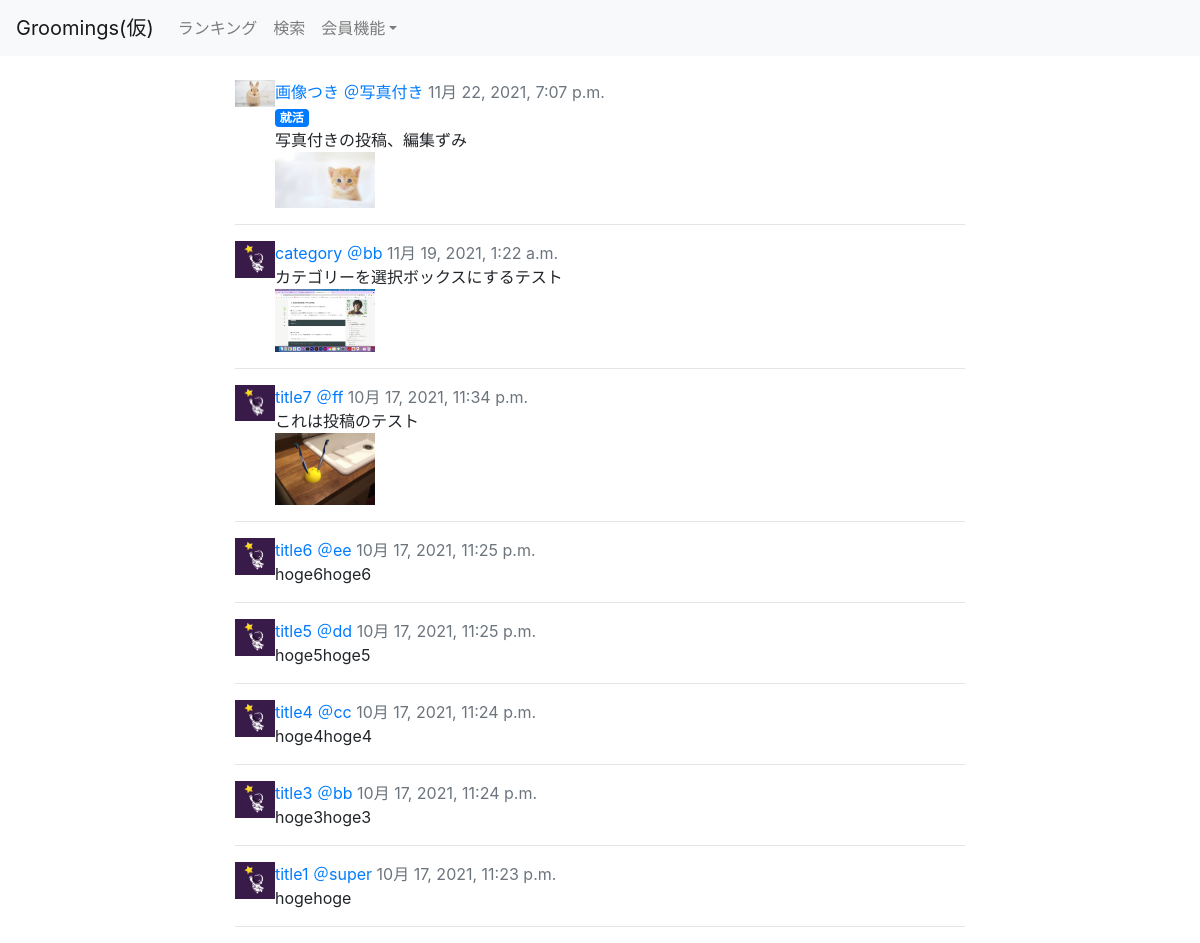
/, run on an earlier commit of the app's database.
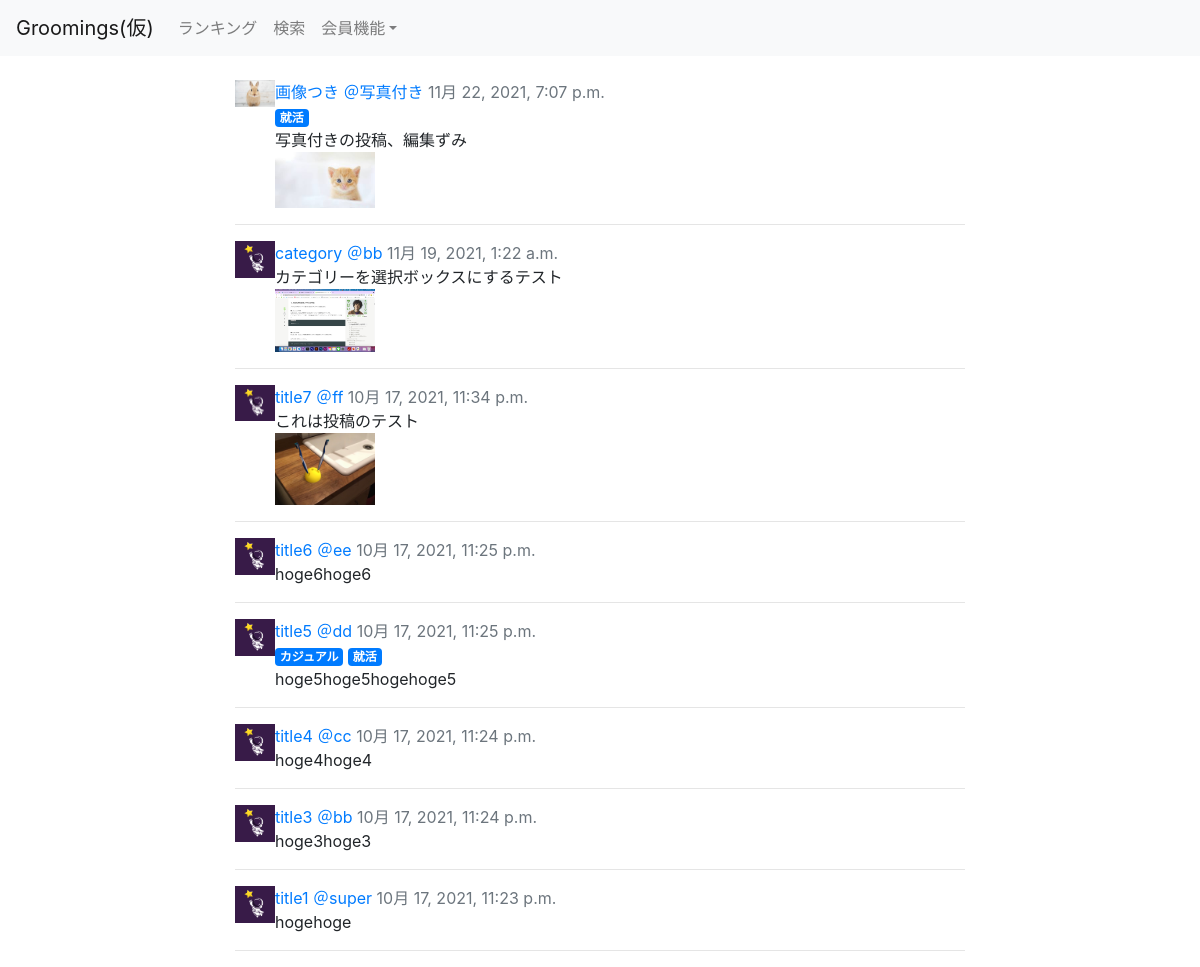
And on a later commit of the database.
### groomings/models.py (models this page shows, shortened)
class Date(models.Model):
    created_at = models.DateTimeField(default=now)
    class Meta:
        abstract = True

class Post(Date):
    title = models.CharField(max_length=30)
    image1 = models.FileField(upload_to='post_image/', null=True, blank=True)
    image2 = models.FileField(upload_to='post_image/', null=True, blank=True)
    image3 = models.FileField(upload_to='post_image/', null=True, blank=True)
    text = models.TextField()
    user = models.ForeignKey(
        'User', on_delete=models.CASCADE, related_name="user_post"
    )
    favorite = models.ManyToManyField(User, related_name="user_favo_post")
    category = models.CharField(max_length=15, default='カテゴリーなし')
    class Meta:
        db_table = 'post'

class User(AbstractBaseUser, PermissionsMixin):
    username = models.CharField(max_length=150)
    email = models.EmailField(max_length=255, unique=True)
    image = models.FileField(upload_to='user_image/', null=True, blank=True)
    point = models.IntegerField(default=50, validators=[MinValueValidator(0)])
    follow = models.ManyToManyField(
        'self', blank=True, symmetrical=False, related_name="follower"
    )
    is_active = models.BooleanField(default=True)
    is_staff = models.BooleanField(default=False) # 管理画面にログインできるかどうか
    USERNAME_FIELD = 'email' # このテーブルのレコードを一意に識別
    REQUIRED_FIELDS = ['username'] # スーパーユーザー作成時に入力する(emailとパスワードは必須だからそれ以外で)
    objects = UserManager()
    class Meta:
        db_table = 'user'

class Tag(models.Model):
    name = models.CharField(max_length=20, unique=True)
    post = models.ManyToManyField('Post', related_name="having_tags")
    class Meta:
        db_table = 'tag'

### groomings/views.py (the view)
# urls.py: path(r'', views.top, name = 'top'), # タイムライン
def top(request):
    if request.user.is_authenticated: # ログインしていたらフォロー中ユーザーの投稿を表示
        users = request.user.follow.all()
        posts = Post.objects.filter(Q(user__in=users) | Q(user=request.user)).order_by('-created_at')
    else:
        posts = Post.objects.order_by('-created_at')
    return render(request, 'groomings/top.html', context={"posts": posts})

### groomings/templates/groomings/top.html (shortened to what this page needs)
{% extends "groomings/base.html" %}
{% load tag_event %}
{% block content %}
<div class="row">
  <div class="col-md-8 offset-md-2">
    <ul class="list-unstyled">
      {% for post in posts %}
      <li class="media mb-3 post">
          {% if post.user.image %}
          <img src="{{ post.user.image.url }}" width="40px">
          {% else %}
          <img src="/media/static/default.png" width="40px">
          {% endif %}
          <div class="media-body">
              <a href="{% url 'groomings:post_detail' post.id %}">{{ post.title }}</a>
              <a href="{% url 'groomings:user' post.user.id %}">＠{{ post.user.username }}</a>
              <span class="text-muted">{{ post.created_at }}</span><br>
              {% for tag in post.having_tags.all %}
              <span class="badge badge-primary">{{ tag.name }}</span>
              {% endfor %}
              <div>
                  {{ post.text }}
              </div>
              <div class="post_image">
                  {% if post.image1 %}
                  <img src="{{ post.image1.url }}" alt="" width="100px">
                  {% endif %}
                  {% if post.image2 %}
                  <img src="{{ post.image2.url }}" alt="" width="100px">
                  {% endif %}
              </div>
          </div>
      </li>
      <hr>
      {% endfor %}
    </ul>
  </div>
</div>
{% endblock %}

### groomings/templates/groomings/base.html (shortened to what this page needs)
{% load static %}<!DOCTYPE html>
<html lang="ja">
    <head>
        <link rel="stylesheet" type="text/css" href="{% static 'base.css' %}">
        <link rel="stylesheet" href="https://stackpath.bootstrapcdn.com/bootstrap/4.5.0/css/bootstrap.min.css">
    </head>
    <body>
        <header class="mb-4">
            <nav class="navbar navbar-expand-sm navbar-light bg-light">
                <a href="{% url 'groomings:top' %}" class="navbar-brand">Groomings(仮)</a>
                <div class="collapse navbar-collapse" id="nav-bar">
                    <ul class="navbar-nav">
                        <li class="nav-item"><a href="{% url 'groomings:ranking' %}" class="nav-link">ランキング</a></li>
                        <li class="nav-item"><a href="{% url 'groomings:search' %}" class="nav-link">検索</a></li>
                        <li class="nav-item dropdown">
                            {% if request.user.is_authenticated %}
                            <a href="#" class="nav-link dropdown-toggle" data-toggle="dropdown">{{ request.user.username }}</a>
                            <div class="dropdown-menu">
                                <a class="dropdown-item" href="{% url 'groomings:user' request.user.id %}">マイページ</a>
                                <a class="dropdown-item" href="{% url 'groomings:create_post' %}">投稿する</a>
                                <a class="dropdown-item" href="{% url 'groomings:edit_user' %}">ユーザー情報変更</a>
                                <a class="dropdown-item" href="{% url 'groomings:change_password' %}">パスワード変更</a>
                                <a class="dropdown-item" href="{% url 'groomings:logout' %}">ログアウト</a>
                            </div>
                            {% else %}
                            <a href="#" class="nav-link dropdown-toggle" data-toggle="dropdown">会員機能</a>
                            {% endif %}
                        </li>
                    </ul>
                </div>
            </nav>
        </header>
        <div class="container">
            {% block content %}{% endblock %}
        </div>
    </body>
</html>

What changed in the data, as far as the page shows it:
changed Post "title5": gains Tag (name "カジュアル"); gains Tag (name "就活"); text "hoge5hoge5" → "hoge5hoge5hogehoge5"
